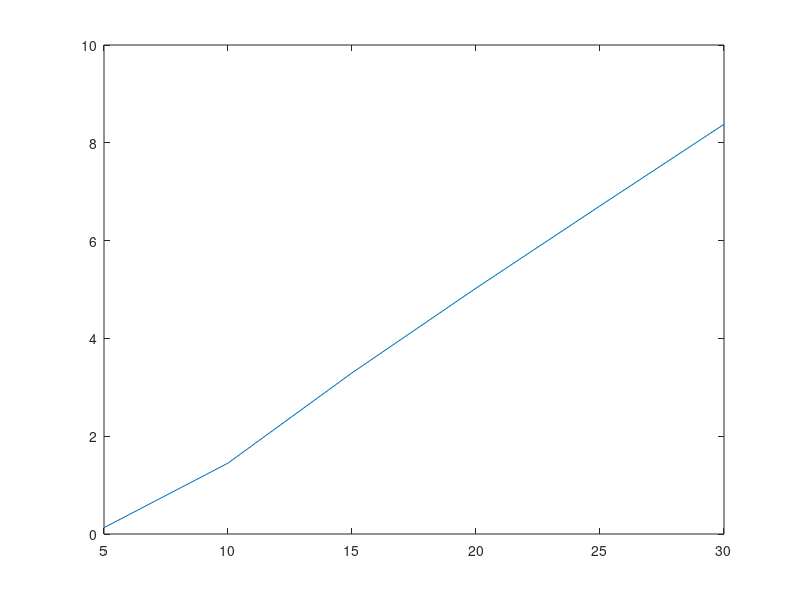

Reproduce this figure in MATLAB.
clear all%function [p1, p2] = fund_mac(K,ct)
%close all
R=0.9; Rx=10;al=4; ct=50000;              snrdb = [5: 5 : 30];     M=5;
           I=5;
m=4; n=M;
for k =  1:length(snrdb)
 sum1=0; sum2=0; sum3=0; sum4=0; sum5=0; 
 snr = 10^(snrdb(k)/10);     a=1+I; b=I/snr;eps1=(2^R-1)/snr;

 for i = 1 :ct
             
     h = complex(sqrt(0.5)*randn(M,1),sqrt(0.5)*randn(M,1));       
     h = abs(h).^2;
     h=sort(h,'ascend'); h1=h(m); h2=h(n);

     %%%%%%%%%%%%%%%%%%%% random use
     Rdx1(i) = log2(1+snr*h1);
     %%%%%%%%%%%%%%%%%%%%%%% end
    
     a2 = max(0, (h1-I/snr)/h1/(1+I));
  
     Rx2(i) = log2(1+snr*h2*a2);     

     
 end
    c1(k) = mean(Rx2);
 
end

plot(snrdb,c1 )%,snrdb,c3)
 